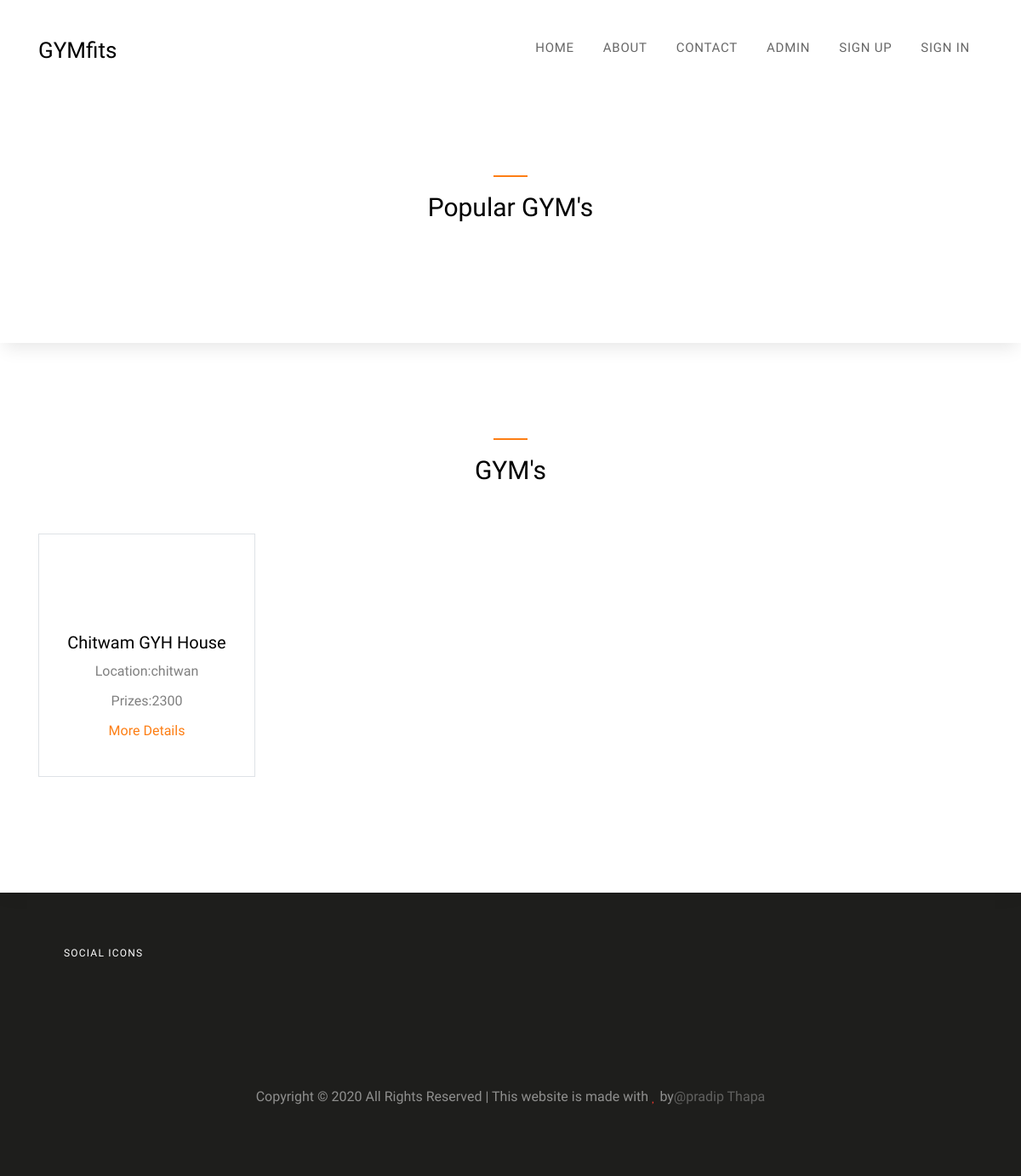
/, run on an earlier commit of the app's database.
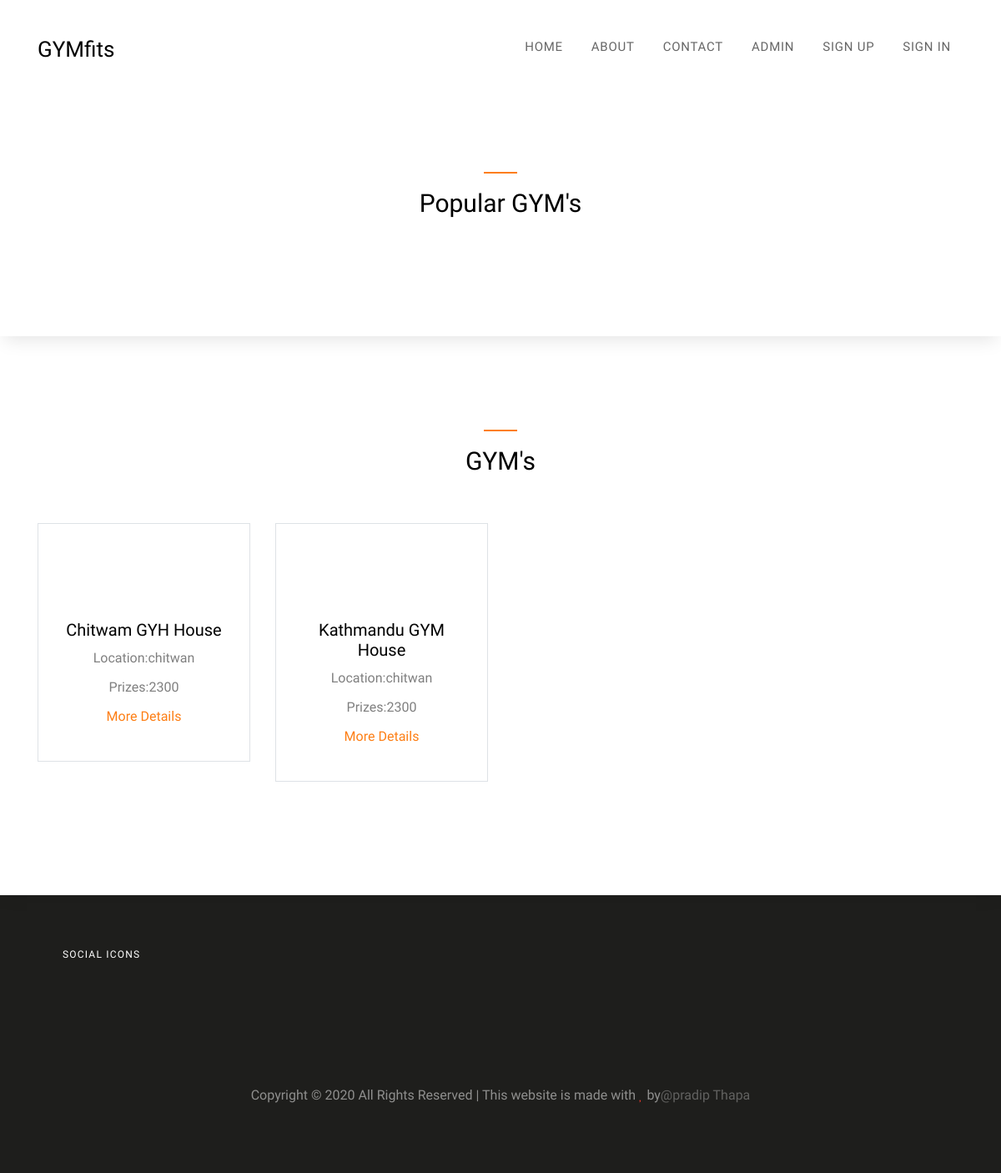
And on a later commit of the database.
### App/models.py (models this page shows, shortened)
class GymInfromation(models.Model):
    name=models.CharField(max_length=20)
    phone_regex = RegexValidator(regex=r'^\+?1?\d{9,15}$', message="Phone number must be entered in the format: '+999999999'. Up to 15 digits allowed.")
    phone_number = models.CharField(validators=[phone_regex], max_length=17, blank=True) # validators should be a list
    location=models.CharField(max_length=20)
    pic=models.ImageField(upload_to='images', null=True)
    pricing=models.CharField(max_length=20)
    rating_count=models.CharField(max_length=20)
    summary=models.TextField()

### App/views.py (the view)
# urls.py: path('',views.index, name='index'),
def index(request):
    information=GymInfromation.objects.all()
    return render(request,'App/index.html',{'informations':information})

### App/templates/App/index.html (shortened to what this page needs)
{% load static %}
<!DOCTYPE html>
<html lang="en">
<head>
  <link rel="stylesheet" href="{% static 'fonts/icomoon/style.css' %}">
  <link rel="stylesheet" href="{% static 'css/bootstrap.min.css' %}">
  <link rel="stylesheet" href="{% static 'css/magnific-popup.css' %}">
  <link rel="stylesheet" href="{% static 'css/jquery-ui.css' %}">
  <link rel="stylesheet" href="{% static 'css/owl.carousel.min.css' %}">
  <link rel="stylesheet" href="{% static 'css/owl.theme.default.min.css' %}">
  <link rel="stylesheet" href="{% static 'css/bootstrap-datepicker.css' %}">
  <link rel="stylesheet" href="{% static 'css/animate.css' %}">
  <link rel="stylesheet" href="https://cdn.jsdelivr.net/npm/mediaelement@4.2.7/build/mediaelementplayer.min.css">
  <link rel="stylesheet" href="{% static 'fonts/flaticon/font/flaticon.css' %}">
  <link rel="stylesheet" href="{% static 'css/aos.css' %}">
  <link rel="stylesheet" href="{% static 'css/style.css' %}">
</head>
<body style="background-image: url('/static/images/bg.jpg');">
  <div class="site-wrap">
    <div class="site-navbar-wrap js-site-navbar bg-white">
      <div class="container">
        <div class="site-navbar bg-light">
          <div class="py-1">
            <div class="row align-items-center">
              <div class="col-2">
                <h2 class="mb-0 site-logo"><a href="/">GYM<strong>fits</strong></a></h2>
              </div>
              <div class="col-10">
                <nav class="site-navigation text-right" role="navigation">
                  <div class="container">
                    <ul class="site-menu js-clone-nav d-none d-lg-block">
                      <li><a href="/">Home</a></li>
                      <li><a href="/">About</a></li>
                      <li><a href="/contact">Contact</a></li>
                      {% if user.is_authenticated %}
                      <li><a href="#">Hello {{user.username}}</a></li>
                      <li><a href="/logout">Logout</a></li>
                      {% else %}
                      <li><a href="/admin">Admin</a></li>
                      <li><a href="/signup">Sign Up</a></li>
                      <li><a href="/login">Sign In</a></li>
                      {% endif %}
                    </ul>
                  </div>
                </nav>
              </div>
            </div>
          </div>
        </div>
    </div>
    <div class="site-section">
      <div class="container">
        <div class="row">
          <div class="col-md-12">
            <h2 class="site-section-heading text-center">Popular GYM's</h2>
          </div>
        </div>
        <div class="row">
          <div class="col-md-12 block-13 nav-direction-white"></div>
        </div>
        </div>
      </div>
    </div>
    <div class="site-section">
      <div class="container">
        <div class="row mb-5">
          <div class="col-md-12">
            <h2 class="site-section-heading text-center">GYM's</h2>
          </div>
        </div>
        <div class="row">
          {% for info in informations%}
          <div class="col-md-3 text-center mb-4">
            <div class="border p-4 text-with-icon">
              <span class="flaticon-weightlifting icon display-4 mb-4 d-block text-primary"></span>
              <h2 class="h5">{{info.name}}</h2>
              <label>Location:{{info.location}}</label><br>
              <label>Prizes:{{info.pricing}}</label>
              <p><a href="/GYM/index/{{info.id}}">More Details</a></p>
            </div>
          </div>
          {% endfor %}
        </div>
      </div>
    </div>
  </div>
  {% include 'App/footer.html' %}
</body>
</html>

What changed in the data, as far as the page shows it:
added GymInfromation: name "Kathmandu GYM House", location "chitwan", pricing "2300"
